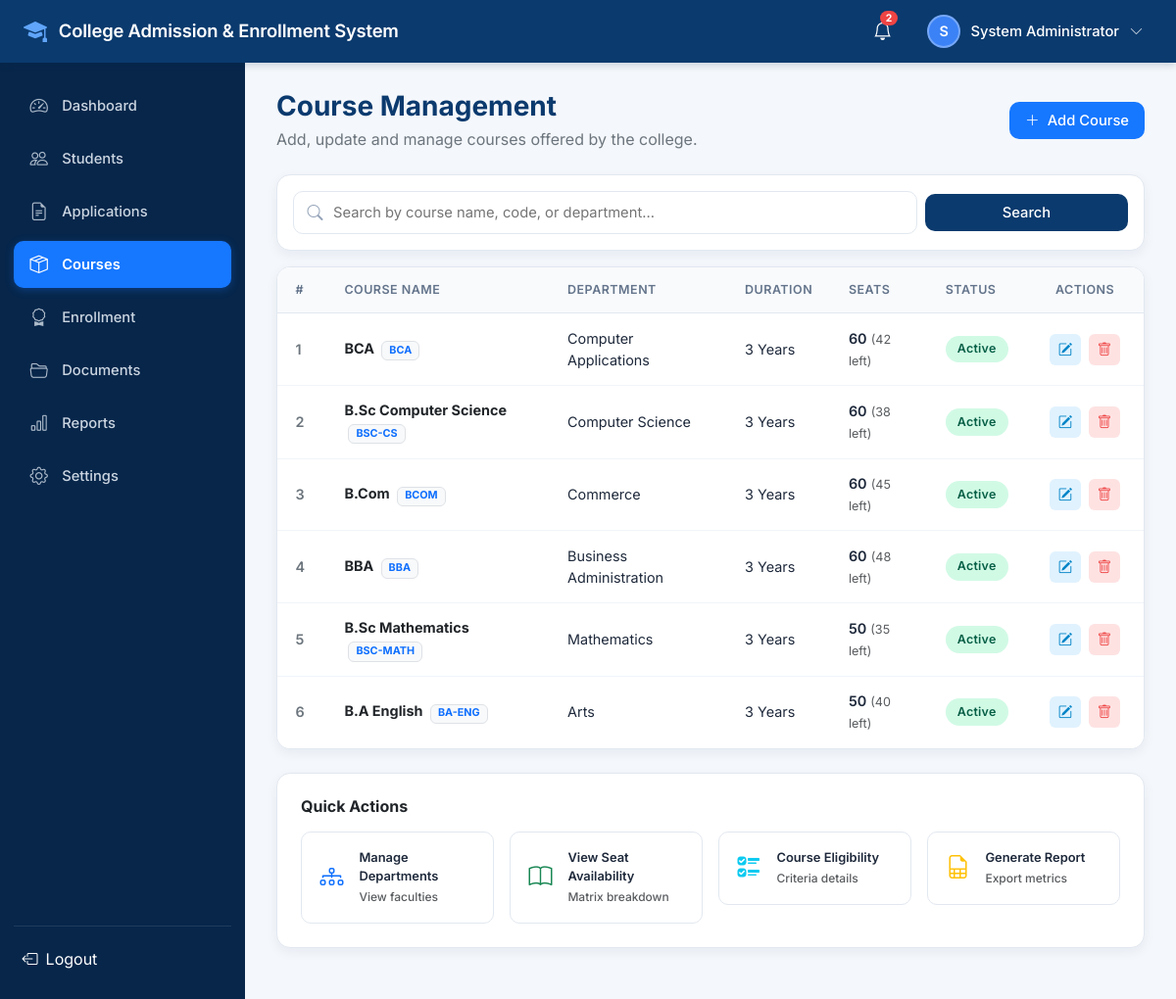
The page /courses/manage/ (signed in) on the database its author committed.
### accounts/models.py (models this page shows, shortened)
class User(AbstractUser):
    ROLE_CHOICES = (
        ('ADMIN', 'Admin'),
        ('STUDENT', 'Student'),
    )
    role = models.CharField(max_length=20, choices=ROLE_CHOICES, default='STUDENT')
    email = models.EmailField(unique=True)
    phone_number = models.CharField(max_length=20, blank=True, null=True)
    profile_picture = models.ImageField(upload_to='profiles/', blank=True, null=True)
    created_at = models.DateTimeField(auto_now_add=True)
    updated_at = models.DateTimeField(auto_now=True)
    USERNAME_FIELD = 'email'
    REQUIRED_FIELDS = ['username', 'first_name', 'last_name']
    @property
    def is_student(self):
        return self.role == 'STUDENT'
    @property
    def is_admin_user(self):
        return self.role == 'ADMIN' or self.is_staff or self.is_superuser
    @property
    def full_name(self):
        name = f"{self.first_name} {self.last_name}".strip()
        return name if name else self.username

### courses/models.py (models this page shows, shortened)
class Course(models.Model):
    STATUS_CHOICES = (
        ('Active', 'Active'),
        ('Inactive', 'Inactive'),
    )
    course_name = models.CharField(max_length=150)
    course_code = models.CharField(max_length=30, unique=True)
    department = models.CharField(max_length=100)
    description = models.TextField(blank=True)
    duration = models.CharField(max_length=50, default='3 Years')
    total_seats = models.PositiveIntegerField(default=60, validators=[MinValueValidator(1)])
    available_seats = models.PositiveIntegerField(default=60)
    eligibility = models.TextField(default='10+2 Higher Secondary Examination passed with minimum 50% aggregate marks.')
    fees = models.DecimalField(max_digits=10, decimal_places=2, default=45000.00)
    status = models.CharField(max_length=20, choices=STATUS_CHOICES, default='Active')
    created_at = models.DateTimeField(auto_now_add=True)
    updated_at = models.DateTimeField(auto_now=True)
    class Meta:
        ordering = ['course_name']

### courses/views.py (the view)
# urls.py: path('manage/', views.admin_course_manage, name='manage'),
@admin_required
def admin_course_manage(request):
    query = request.GET.get('q', '').strip()
    courses = Course.objects.all().order_by('id')
    if query:
        courses = courses.filter(
            Q(course_name__icontains=query) |
            Q(course_code__icontains=query) |
            Q(department__icontains=query)
        )
    return render(request, 'courses/admin_course_manage.html', {
        'courses': courses,
        'query': query,
    })

### notifications/context_processors.py (called while the page is built)
def notification_context(request):
    if request.user.is_authenticated:
        unread_count = Notification.objects.filter(recipient=request.user, is_read=False).count()
        recent_notifications = Notification.objects.filter(recipient=request.user)[:5]
        return {
            'unread_notifications_count': unread_count,
            'recent_notifications': recent_notifications,
        }
    return {
        'unread_notifications_count': 0,
        'recent_notifications': [],
    }

### templates/courses/admin_course_manage.html (shortened to what this page needs)
{% extends 'base.html' %}
{% load static %}
{% block content %}
<div class="d-flex flex-wrap justify-content-between align-items-center mb-4 gap-3">
  <div>
    <h3 class="fw-bold mb-1" style="color: #0B3A6E;">Course Management</h3>
    <p class="text-secondary mb-0">Add, update and manage courses offered by the college.</p>
  </div>
  <a href="{% url 'courses:create' %}" class="btn btn-primary-custom px-3 py-2">
    <i class="bi bi-plus-lg"></i> Add Course
  </a>
</div>
<div class="card-custom mb-3 p-3">
  <form method="get" class="row g-2 align-items-center">
    <div class="col-md-9">
      <div class="input-icon-group">
        <i class="bi bi-search"></i>
        <input type="text" name="q" value="{{ query }}" class="form-control-custom" placeholder="Search by course name, code, or department...">
      </div>
    </div>
    <div class="col-md-3 d-flex gap-2">
      <button type="submit" class="btn btn-navy-custom w-100 py-2">Search</button>
    </div>
  </form>
</div>
<div class="card-custom p-0 overflow-hidden mb-4">
  <div class="table-custom-container border-0">
    <table class="table-custom">
      <thead>
        <tr>
          <th style="width: 50px;">#</th>
          <th>Course Name</th>
          <th>Department</th>
          <th>Duration</th>
          <th>Seats</th>
          <th>Status</th>
          <th class="text-center" style="width: 120px;">Actions</th>
        </tr>
      </thead>
      <tbody>
        {% for course in courses %}
          <tr>
            <td class="text-secondary fw-semibold">{{ forloop.counter }}</td>
            <td class="fw-bold text-dark">
              {{ course.course_name }}
              <span class="badge bg-light text-primary border ms-1 small">{{ course.course_code }}</span>
            </td>
            <td>{{ course.department }}</td>
            <td>{{ course.duration }}</td>
            <td>
              <span class="fw-semibold">{{ course.total_seats }}</span>
              <small class="text-muted">({{ course.available_seats }} left)</small>
            </td>
            <td>
              {% if course.status == 'Active' %}
                <span class="badge-custom badge-approved">Active</span>
              {% else %}
                <span class="badge-custom badge-rejected">Inactive</span>
              {% endif %}
            </td>
            <td class="text-center">
              <div class="d-inline-flex gap-2">
                <a href="{% url 'courses:edit' course.id %}" class="btn-icon btn-icon-blue" title="Edit Course">
                  <i class="bi bi-pencil-square"></i>
                </a>
                <a href="{% url 'courses:delete' course.id %}" class="btn-icon btn-icon-red" title="Deactivate / Delete Course">
                  <i class="bi bi-trash"></i>
                </a>
              </div>
            </td>
          </tr>
        {% empty %}
          <tr>
            <td colspan="7" class="text-center py-4 text-muted">No courses found. Click "+ Add Course" to create one.</td>
          </tr>
        {% endfor %}
      </tbody>
    </table>
  </div>
</div>
<div class="card-custom">
  <h6 class="fw-bold text-dark mb-3">Quick Actions</h6>
  <div class="row g-3">
    <div class="col-sm-6 col-md-3">
      <a href="{% url 'courses:manage' %}" class="btn btn-outline-custom w-100 py-3 text-start d-flex align-items-center gap-3">
        <i class="bi bi-diagram-3 fs-4 text-primary"></i>
        <div>
          <div class="fw-semibold small">Manage Departments</div>
          <small class="text-muted" style="font-size: 0.75rem;">View faculties</small>
        </div>
      </a>
    </div>
    <div class="col-sm-6 col-md-3">
      <a href="{% url 'reports:overview' %}" class="btn btn-outline-custom w-100 py-3 text-start d-flex align-items-center gap-3">
        <i class="bi bi-book fs-4 text-success"></i>
        <div>
          <div class="fw-semibold small">View Seat Availability</div>
          <small class="text-muted" style="font-size: 0.75rem;">Matrix breakdown</small>
        </div>
      </a>
    </div>
    <div class="col-sm-6 col-md-3">
      <a href="{% url 'courses:list' %}" class="btn btn-outline-custom w-100 py-3 text-start d-flex align-items-center gap-3">
        <i class="bi bi-ui-checks fs-4 text-info"></i>
        <div>
          <div class="fw-semibold small">Course Eligibility</div>
          <small class="text-muted" style="font-size: 0.75rem;">Criteria details</small>
        </div>
      </a>
    </div>
    <div class="col-sm-6 col-md-3">
      <a href="{% url 'reports:overview' %}" class="btn btn-outline-custom w-100 py-3 text-start d-flex align-items-center gap-3">
        <i class="bi bi-file-earmark-spreadsheet fs-4 text-warning"></i>
        <div>
          <div class="fw-semibold small">Generate Report</div>
          <small class="text-muted" style="font-size: 0.75rem;">Export metrics</small>
        </div>
      </a>
    </div>
  </div>
</div>
{% endblock %}

### templates/base.html (shortened to what this page needs)
{% load static %}
<!DOCTYPE html>
<html lang="en">
<head>
  <link href="https://cdn.jsdelivr.net/npm/bootstrap@5.3.3/dist/css/bootstrap.min.css" rel="stylesheet">
  <link rel="stylesheet" href="https://cdn.jsdelivr.net/npm/bootstrap-icons@1.11.3/font/bootstrap-icons.min.css">
  <link rel="stylesheet" href="{% static 'css/style.css' %}">
</head>
<body>
  <header class="portal-header">
    <div class="d-flex align-items-center gap-3">
      <a href="{% if user.is_authenticated %}{% if user.is_admin_user %}{% url 'accounts:admin_dashboard' %}{% else %}{% url 'students:dashboard' %}{% endif %}{% else %}{% url 'accounts:home' %}{% endif %}" class="portal-brand text-decoration-none">
        <i class="bi bi-mortarboard-fill"></i>
        <span>College Admission & Enrollment System</span>
      </a>
    </div>
    <div class="portal-header-right">
      {% if user.is_authenticated %}
        <div class="dropdown">
          <button class="notification-bell-btn" id="notifDropdown" data-bs-toggle="dropdown" aria-expanded="false" title="Notifications">
            <i class="bi bi-bell"></i>
            {% if unread_notifications_count > 0 %}
              <span class="notification-badge">{{ unread_notifications_count }}</span>
            {% endif %}
          </button>
        </div>
        <div class="dropdown">
          <button class="header-user-btn" id="userMenuDropdown" data-bs-toggle="dropdown" aria-expanded="false">
            <div class="header-avatar">
              {% if user.profile_picture %}
                <img src="{{ user.profile_picture.url }}" alt="{{ user.full_name }}" class="w-100 h-100 rounded-circle">
              {% else %}
                {{ user.first_name|first|default:user.username|first|upper }}
              {% endif %}
            </div>
            <span class="header-user-name d-none d-sm-inline">{{ user.full_name|default:user.username }}</span>
            <i class="bi bi-chevron-down small opacity-75"></i>
          </button>
        </div>
      {% endif %}
    </div>
  </header>
  {% if user.is_authenticated %}
    <div class="portal-layout">
      <aside class="portal-sidebar">
        <ul class="sidebar-menu">
          {% if user.is_student %}
            <li class="sidebar-item {% if request.resolver_match.view_name == 'students:dashboard' %}active{% endif %}">
              <a href="{% url 'students:dashboard' %}"><i class="bi bi-speedometer2"></i> Dashboard</a>
            </li>
            <li class="sidebar-item {% if request.resolver_match.view_name == 'students:profile' %}active{% endif %}">
              <a href="{% url 'students:profile' %}"><i class="bi bi-person"></i> My Profile</a>
            </li>
            <li class="sidebar-item {% if request.resolver_match.view_name == 'admissions:apply' %}active{% endif %}">
              <a href="{% url 'admissions:apply' %}"><i class="bi bi-file-earmark-plus"></i> Apply for Admission</a>
            </li>
            <li class="sidebar-item {% if 'my_applications' in request.resolver_match.view_name or 'application_detail' in request.resolver_match.view_name %}active{% endif %}">
              <a href="{% url 'admissions:my_applications' %}"><i class="bi bi-journal-text"></i> My Applications</a>
            </li>
            <li class="sidebar-item {% if 'courses' in request.resolver_match.app_name and not user.is_admin_user %}active{% endif %}">
              <a href="{% url 'courses:list' %}"><i class="bi bi-book"></i> Courses</a>
            </li>
            <li class="sidebar-item {% if 'enrollments' in request.resolver_match.app_name %}active{% endif %}">
              <a href="{% url 'enrollments:my_enrollments' %}"><i class="bi bi-award"></i> Enrollment</a>
            </li>
            <li class="sidebar-item {% if 'documents' in request.resolver_match.app_name %}active{% endif %}">
              <a href="{% url 'documents:list' %}"><i class="bi bi-folder2-open"></i> Documents</a>
            </li>
            <li class="sidebar-item {% if 'notifications' in request.resolver_match.app_name %}active{% endif %}">
              <a href="{% url 'notifications:list' %}"><i class="bi bi-bell"></i> Notifications</a>
            </li>
            <li class="sidebar-item {% if request.resolver_match.view_name == 'accounts:settings' %}active{% endif %}">
              <a href="{% url 'accounts:settings' %}"><i class="bi bi-gear"></i> Settings</a>
            </li>
          {% else %}
            <li class="sidebar-item {% if request.resolver_match.view_name == 'accounts:admin_dashboard' %}active{% endif %}">
              <a href="{% url 'accounts:admin_dashboard' %}"><i class="bi bi-speedometer2"></i> Dashboard</a>
            </li>
            <li class="sidebar-item {% if 'students:manage' in request.resolver_match.view_name or 'student_detail' in request.resolver_match.view_name %}active{% endif %}">
              <a href="{% url 'students:manage' %}"><i class="bi bi-people"></i> Students</a>
            </li>
            <li class="sidebar-item {% if 'admissions:admin' in request.resolver_match.view_name %}active{% endif %}">
              <a href="{% url 'admissions:admin_manage' %}"><i class="bi bi-file-earmark-text"></i> Applications</a>
            </li>
            <li class="sidebar-item {% if 'courses' in request.resolver_match.app_name %}active{% endif %}">
              <a href="{% url 'courses:manage' %}"><i class="bi bi-box-seam"></i> Courses</a>
            </li>
            <li class="sidebar-item {% if 'enrollments' in request.resolver_match.app_name %}active{% endif %}">
              <a href="{% url 'enrollments:manage' %}"><i class="bi bi-award"></i> Enrollment</a>
            </li>
            <li class="sidebar-item {% if 'documents' in request.resolver_match.app_name %}active{% endif %}">
              <a href="{% url 'documents:manage' %}"><i class="bi bi-folder2-open"></i> Documents</a>
            </li>
            <li class="sidebar-item {% if 'reports' in request.resolver_match.app_name %}active{% endif %}">
              <a href="{% url 'reports:overview' %}"><i class="bi bi-bar-chart"></i> Reports</a>
            </li>
            <li class="sidebar-item {% if request.resolver_match.view_name == 'accounts:settings' %}active{% endif %}">
              <a href="{% url 'accounts:settings' %}"><i class="bi bi-gear"></i> Settings</a>
            </li>
          {% endif %}
        </ul>
        <div class="sidebar-footer">
          <form action="{% url 'accounts:logout' %}" method="post">
            <button type="submit" class="btn btn-link text-white text-decoration-none w-100 text-start p-2 d-flex align-items-center gap-2 rounded hover-bg">
              <i class="bi bi-box-arrow-left"></i> Logout
            </button>
          </form>
        </div>
      </aside>
      <main class="portal-content">
        {% block content %}{% endblock %}
      </main>
    </div>
  {% else %}
    <main class="flex-grow-1">
      {% block public_content %}{% endblock %}
    </main>
  {% endif %}
</body>
</html>

### rows shown on the page
User: first_name|first "S", full_name "System Administrator"
Course: course_name "BCA", course_code "BCA", department "Computer Applications", duration "3 Years", total_seats "60", available_seats "42", status "Active"
Course: course_name "B.Sc Computer Science", course_code "BSC-CS", department "Computer Science", duration "3 Years", total_seats "60", available_seats "38", status "Active"
Course: course_name "B.Com", course_code "BCOM", department "Commerce", duration "3 Years", total_seats "60", available_seats "45", status "Active"
Course: course_name "BBA", course_code "BBA", department "Business Administration", duration "3 Years", total_seats "60", available_seats "48", status "Active"
Course: course_name "B.Sc Mathematics", course_code "BSC-MATH", department "Mathematics", duration "3 Years", total_seats "50", available_seats "35", status "Active"
Course: course_name "B.A English", course_code "BA-ENG", department "Arts", duration "3 Years", total_seats "50", available_seats "40", status "Active"

### other values the page prints
{{ unread_notifications_count }} "2"
